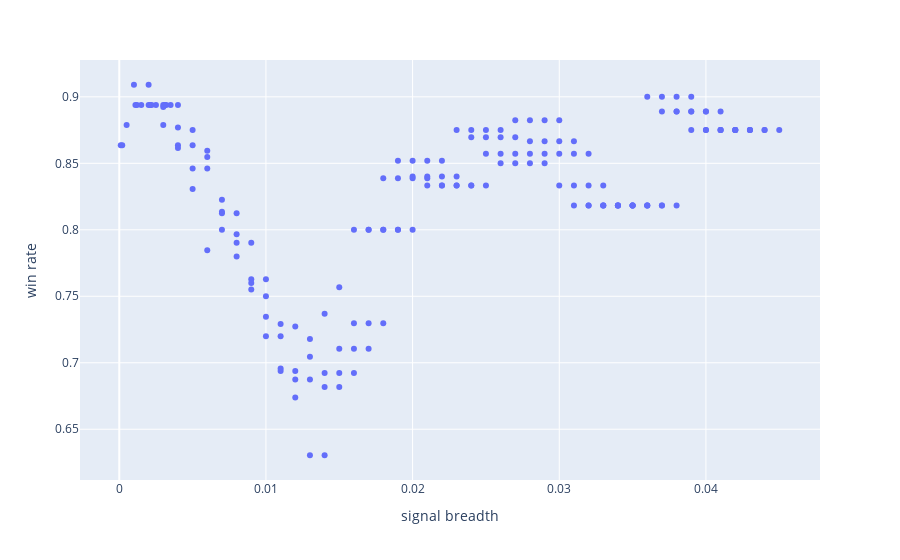

Notebook cell for this chart:
### Code cell
df_grid_search_res['scatter label'] = list(trade_res.keys())

import plotly.express as px
fig = px.scatter(df_grid_search_res,x='signal breadth', y='win rate',
                # marginal_x="histogram",
                # text=df_grid_search_res['scatter label'].tolist()
                )
fig.show()
# tmp_grid_res.plot.scatter(x='signal breadth',y='win rate',s=10)

### Figure 1 — Plotly figure (JSON) as saved in the notebook; plotly's stock layout.template omitted (floating-point values rounded to 4 significant figures; data arrays with more than 128 entries replaced by an {"elided": "..."} marker saying what was removed)
{"data": [{"hovertemplate": "signal breadth=%{x}<br>win rate=%{y}<extra></extra>", "legendgroup": "", "marker": {"color": "#636efa", "symbol": "circle"}, "mode": "markers", "name": "", "orientation": "v", "showlegend": false, "type": "scatter", "x": {"elided": "180 float values"}, "xaxis": "x", "y": {"elided": "180 float values"}, "yaxis": "y"}], "layout": {"legend": {"tracegroupgap": 0}, "margin": {"t": 60}, "xaxis": {"anchor": "y", "domain": [0, 1], "title": {"text": "signal breadth"}}, "yaxis": {"anchor": "x", "domain": [0, 1], "title": {"text": "win rate"}}}}
